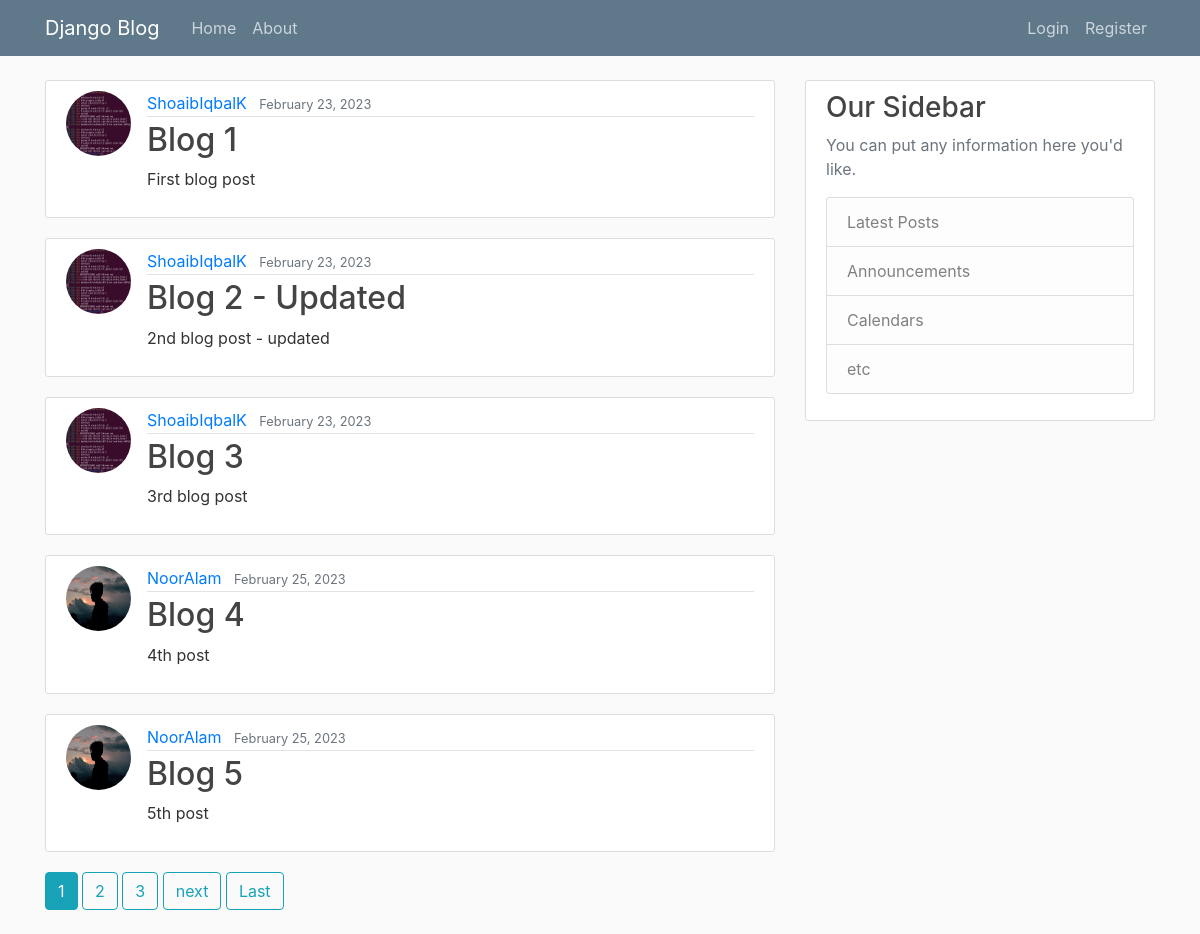
The page / on the database its author committed.
### blog/models.py (models this page shows, shortened)
class Post(models.Model):
    title = models.CharField(max_length=100)
    content = models.TextField()
    date_posted = models.DateTimeField(default=timezone.now)
    author = models.ForeignKey(User, on_delete=models.CASCADE)

### users/models.py (models this page shows, shortened)
class Profile(models.Model):
    user = models.OneToOneField(User, on_delete=models.CASCADE)
    image = models.ImageField(default='default.jpg', upload_to='profile_pics')

### blog/views.py (the view)
# urls.py: path('', PostListView.as_view(), name='blog-home'),
class PostListView(ListView):
    model = Post
    template_name = 'blog/home.html'
    context_object_name = 'posts'
    paginate_by = 5

### blog/templates/blog/home.html (shortened to what this page needs)
{% extends "blog/base.html" %}
{% block content %}
    {% for post in posts %}
        <article class="media content-section">
            <img class = "rounded-circle article-img" src="{{ post.author.profile.image.url }}" alt="">
            <div class="media-body">
                <div class="article-metadata">
                    <a class="mr-2" href="#">{{ post.author }}</a>
                    <small class="text-muted">{{ post.date_posted|date:"F d, Y" }}</small>
                </div>
                <h2><a class="article-title" href="{% url 'post-detail' post.id %}">{{ post.title }}</a></h2>
                <p class="article-content">{{ post.content }}</p>
            </div>
        </article>
    {% endfor %}
    {% if is_paginated %}
        {% for num in page_obj.paginator.page_range %}
            {% if page_obj.number == num %}
                <a class="btn btn-info mb-4" href="?page={{ num }}">{{ num }}</a>
            {% elif num > page_obj.number|add:'-3' and num < page_obj.number|add:'3' %}
                <a class="btn btn-outline-info mb-4" href="?page={{ num }}">{{ num }}</a>
            {% endif %}
        {% endfor %}
        {% if page_obj.has_next %}
            <a class="btn btn-outline-info mb-4" href="?page={{ page_obj.next_page_number}}">next</a>
            <a class="btn btn-outline-info mb-4" href="?page={{ page_obj.paginator.num_pages }}">Last</a>
        {% endif %}
    {% endif %}
{% endblock content %}

### blog/static/blog/main.css (style rules this page uses)
body { background: #fafafa; color: #333333; margin-top: 5rem; }
h1, h2, h3, h4, h5, h6 { color: #444444; }
.content-section { background: #ffffff; padding: 10px 20px; border: 1px solid #dddddd; border-radius: 3px; margin-bottom: 20px; }
.article-title { color: #444444; }
.article-content { white-space: pre-line; }
.article-img { height: 65px; width: 65px; margin-right: 16px; }
.article-metadata { padding-bottom: 1px; margin-bottom: 4px; border-bottom: 1px solid #e3e3e3 }

### rows shown on the page
Post: author.profile.image (picture), author "ShoaibIqbalK", date_posted "February 23, 2023", title "Blog 1", content "First blog post"
Post: author.profile.image (picture), author "ShoaibIqbalK", date_posted "February 23, 2023", title "Blog 2 - Updated", content "2nd blog post - updated"
Post: author.profile.image (picture), author "ShoaibIqbalK", date_posted "February 23, 2023", title "Blog 3", content "3rd blog post"
Post: author.profile.image (placeholder picture), author "NoorAlam", date_posted "February 25, 2023", title "Blog 4", content "4th post"
Post: author.profile.image (placeholder picture), author "NoorAlam", date_posted "February 25, 2023", title "Blog 5", content "5th post"

### other values the page prints
{{ num }} "1"
{{ num }} "2" "3"
